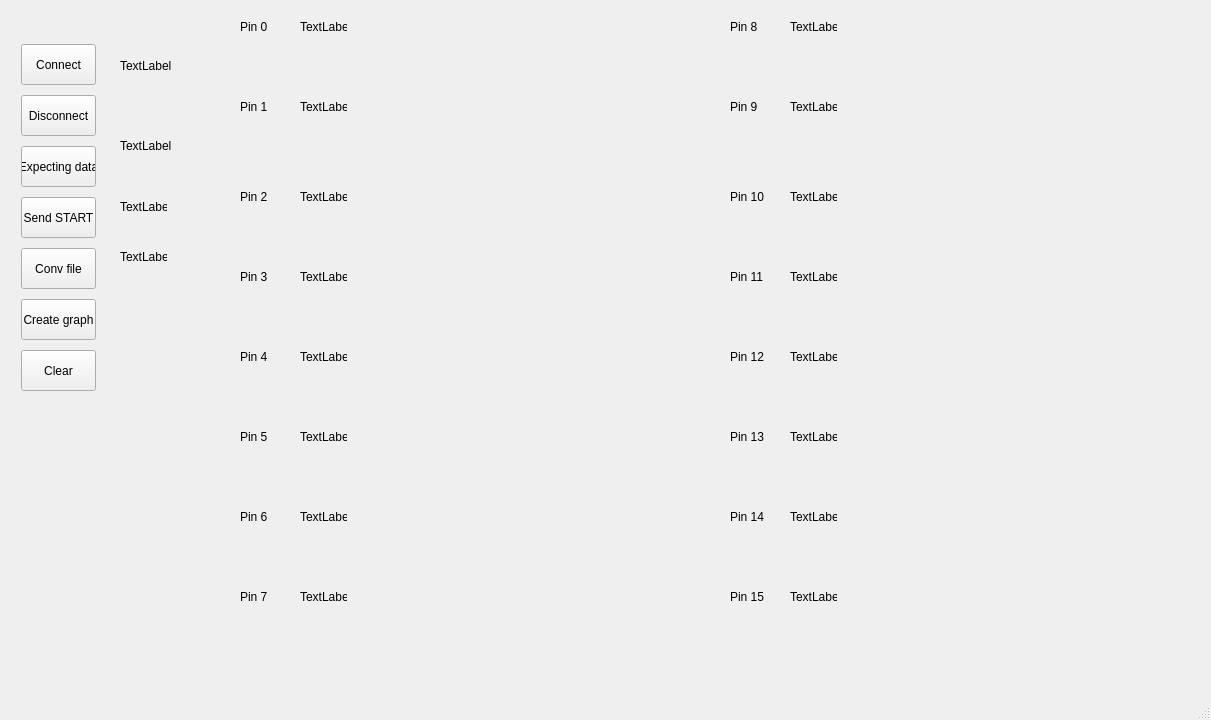
<?xml version="1.0" encoding="UTF-8"?>
<ui version="4.0">
 <class>MainWindow</class>
 <widget class="QMainWindow" name="MainWindow">
  <property name="geometry">
   <rect>
    <x>0</x>
    <y>0</y>
    <width>1211</width>
    <height>720</height>
   </rect>
  </property>
  <property name="windowTitle">
   <string>MainWindow</string>
  </property>
  <widget class="QWidget" name="centralwidget">
   <widget class="QPushButton" name="pushButton">
    <property name="geometry">
     <rect>
      <x>21</x>
      <y>44</y>
      <width>75</width>
      <height>41</height>
     </rect>
    </property>
    <property name="text">
     <string>Connect</string>
    </property>
   </widget>
   <widget class="QPushButton" name="pushButton_2">
    <property name="geometry">
     <rect>
      <x>21</x>
      <y>95</y>
      <width>75</width>
      <height>41</height>
     </rect>
    </property>
    <property name="text">
     <string>Disconnect</string>
    </property>
   </widget>
   <widget class="QPushButton" name="pushButton_3">
    <property name="geometry">
     <rect>
      <x>21</x>
      <y>146</y>
      <width>75</width>
      <height>41</height>
     </rect>
    </property>
    <property name="text">
     <string>Expecting data</string>
    </property>
   </widget>
   <widget class="QPushButton" name="pushButton_4">
    <property name="geometry">
     <rect>
      <x>21</x>
      <y>197</y>
      <width>75</width>
      <height>41</height>
     </rect>
    </property>
    <property name="text">
     <string>Send START</string>
    </property>
   </widget>
   <widget class="QPushButton" name="pushButton_5">
    <property name="geometry">
     <rect>
      <x>21</x>
      <y>248</y>
      <width>75</width>
      <height>41</height>
     </rect>
    </property>
    <property name="text">
     <string>Conv file</string>
    </property>
   </widget>
   <widget class="QPushButton" name="pushButton_6">
    <property name="geometry">
     <rect>
      <x>21</x>
      <y>299</y>
      <width>75</width>
      <height>41</height>
     </rect>
    </property>
    <property name="text">
     <string>Create graph</string>
    </property>
   </widget>
   <widget class="QPushButton" name="pushButton_7">
    <property name="geometry">
     <rect>
      <x>21</x>
      <y>350</y>
      <width>75</width>
      <height>41</height>
     </rect>
    </property>
    <property name="text">
     <string>Clear</string>
    </property>
   </widget>
   <widget class="QLabel" name="label">
    <property name="geometry">
     <rect>
      <x>120</x>
      <y>30</y>
      <width>111</width>
      <height>71</height>
     </rect>
    </property>
    <property name="text">
     <string>TextLabel</string>
    </property>
   </widget>
   <widget class="QLabel" name="label_2">
    <property name="geometry">
     <rect>
      <x>120</x>
      <y>110</y>
      <width>111</width>
      <height>71</height>
     </rect>
    </property>
    <property name="text">
     <string>TextLabel</string>
    </property>
   </widget>
   <widget class="QCustomPlot" name="widget" native="true">
    <property name="geometry">
     <rect>
      <x>240</x>
      <y>30</y>
      <width>471</width>
      <height>71</height>
     </rect>
    </property>
   </widget>
   <widget class="QCustomPlot" name="widget_2" native="true">
    <property name="geometry">
     <rect>
      <x>240</x>
      <y>110</y>
      <width>471</width>
      <height>71</height>
     </rect>
    </property>
   </widget>
   <widget class="QCustomPlot" name="widget_3" native="true">
    <property name="geometry">
     <rect>
      <x>240</x>
      <y>200</y>
      <width>471</width>
      <height>71</height>
     </rect>
    </property>
   </widget>
   <widget class="QCustomPlot" name="widget_4" native="true">
    <property name="geometry">
     <rect>
      <x>240</x>
      <y>280</y>
      <width>471</width>
      <height>71</height>
     </rect>
    </property>
   </widget>
   <widget class="QCustomPlot" name="widget_5" native="true">
    <property name="geometry">
     <rect>
      <x>240</x>
      <y>360</y>
      <width>471</width>
      <height>71</height>
     </rect>
    </property>
   </widget>
   <widget class="QCustomPlot" name="widget_6" native="true">
    <property name="geometry">
     <rect>
      <x>240</x>
      <y>440</y>
      <width>471</width>
      <height>71</height>
     </rect>
    </property>
   </widget>
   <widget class="QCustomPlot" name="widget_7" native="true">
    <property name="geometry">
     <rect>
      <x>240</x>
      <y>520</y>
      <width>471</width>
      <height>71</height>
     </rect>
    </property>
   </widget>
   <widget class="QCustomPlot" name="widget_8" native="true">
    <property name="geometry">
     <rect>
      <x>240</x>
      <y>600</y>
      <width>471</width>
      <height>71</height>
     </rect>
    </property>
   </widget>
   <widget class="QCustomPlot" name="widget_9" native="true">
    <property name="geometry">
     <rect>
      <x>730</x>
      <y>30</y>
      <width>471</width>
      <height>71</height>
     </rect>
    </property>
   </widget>
   <widget class="QCustomPlot" name="widget_10" native="true">
    <property name="geometry">
     <rect>
      <x>730</x>
      <y>110</y>
      <width>471</width>
      <height>71</height>
     </rect>
    </property>
   </widget>
   <widget class="QCustomPlot" name="widget_11" native="true">
    <property name="geometry">
     <rect>
      <x>730</x>
      <y>200</y>
      <width>471</width>
      <height>71</height>
     </rect>
    </property>
   </widget>
   <widget class="QCustomPlot" name="widget_12" native="true">
    <property name="geometry">
     <rect>
      <x>730</x>
      <y>280</y>
      <width>471</width>
      <height>71</height>
     </rect>
    </property>
   </widget>
   <widget class="QCustomPlot" name="widget_13" native="true">
    <property name="geometry">
     <rect>
      <x>730</x>
      <y>360</y>
      <width>471</width>
      <height>71</height>
     </rect>
    </property>
   </widget>
   <widget class="QCustomPlot" name="widget_14" native="true">
    <property name="geometry">
     <rect>
      <x>730</x>
      <y>440</y>
      <width>471</width>
      <height>71</height>
     </rect>
    </property>
   </widget>
   <widget class="QCustomPlot" name="widget_15" native="true">
    <property name="geometry">
     <rect>
      <x>730</x>
      <y>520</y>
      <width>471</width>
      <height>71</height>
     </rect>
    </property>
   </widget>
   <widget class="QCustomPlot" name="widget_16" native="true">
    <property name="geometry">
     <rect>
      <x>730</x>
      <y>600</y>
      <width>471</width>
      <height>71</height>
     </rect>
    </property>
   </widget>
   <widget class="QLabel" name="label_3">
    <property name="geometry">
     <rect>
      <x>240</x>
      <y>20</y>
      <width>47</width>
      <height>13</height>
     </rect>
    </property>
    <property name="text">
     <string>Pin 0</string>
    </property>
   </widget>
   <widget class="QLabel" name="label_4">
    <property name="geometry">
     <rect>
      <x>240</x>
      <y>100</y>
      <width>47</width>
      <height>13</height>
     </rect>
    </property>
    <property name="text">
     <string>Pin 1</string>
    </property>
   </widget>
   <widget class="QLabel" name="label_5">
    <property name="geometry">
     <rect>
      <x>240</x>
      <y>190</y>
      <width>47</width>
      <height>13</height>
     </rect>
    </property>
    <property name="text">
     <string>Pin 2</string>
    </property>
   </widget>
   <widget class="QLabel" name="label_6">
    <property name="geometry">
     <rect>
      <x>240</x>
      <y>270</y>
      <width>47</width>
      <height>13</height>
     </rect>
    </property>
    <property name="text">
     <string>Pin 3</string>
    </property>
   </widget>
   <widget class="QLabel" name="label_7">
    <property name="geometry">
     <rect>
      <x>240</x>
      <y>350</y>
      <width>47</width>
      <height>13</height>
     </rect>
    </property>
    <property name="text">
     <string>Pin 4</string>
    </property>
   </widget>
   <widget class="QLabel" name="label_8">
    <property name="geometry">
     <rect>
      <x>240</x>
      <y>430</y>
      <width>47</width>
      <height>13</height>
     </rect>
    </property>
    <property name="text">
     <string>Pin 5</string>
    </property>
   </widget>
   <widget class="QLabel" name="label_9">
    <property name="geometry">
     <rect>
      <x>240</x>
      <y>510</y>
      <width>47</width>
      <height>13</height>
     </rect>
    </property>
    <property name="text">
     <string>Pin 6</string>
    </property>
   </widget>
   <widget class="QLabel" name="label_10">
    <property name="geometry">
     <rect>
      <x>240</x>
      <y>590</y>
      <width>47</width>
      <height>13</height>
     </rect>
    </property>
    <property name="text">
     <string>Pin 7</string>
    </property>
   </widget>
   <widget class="QLabel" name="label_11">
    <property name="geometry">
     <rect>
      <x>730</x>
      <y>20</y>
      <width>47</width>
      <height>13</height>
     </rect>
    </property>
    <property name="text">
     <string>Pin 8</string>
    </property>
   </widget>
   <widget class="QLabel" name="label_12">
    <property name="geometry">
     <rect>
      <x>730</x>
      <y>100</y>
      <width>47</width>
      <height>13</height>
     </rect>
    </property>
    <property name="text">
     <string>Pin 9</string>
    </property>
   </widget>
   <widget class="QLabel" name="label_13">
    <property name="geometry">
     <rect>
      <x>730</x>
      <y>190</y>
      <width>47</width>
      <height>13</height>
     </rect>
    </property>
    <property name="text">
     <string>Pin 10</string>
    </property>
   </widget>
   <widget class="QLabel" name="label_14">
    <property name="geometry">
     <rect>
      <x>730</x>
      <y>270</y>
      <width>47</width>
      <height>13</height>
     </rect>
    </property>
    <property name="text">
     <string>Pin 11</string>
    </property>
   </widget>
   <widget class="QLabel" name="label_15">
    <property name="geometry">
     <rect>
      <x>730</x>
      <y>350</y>
      <width>47</width>
      <height>13</height>
     </rect>
    </property>
    <property name="text">
     <string>Pin 12</string>
    </property>
   </widget>
   <widget class="QLabel" name="label_16">
    <property name="geometry">
     <rect>
      <x>730</x>
      <y>430</y>
      <width>47</width>
      <height>13</height>
     </rect>
    </property>
    <property name="text">
     <string>Pin 13</string>
    </property>
   </widget>
   <widget class="QLabel" name="label_17">
    <property name="geometry">
     <rect>
      <x>730</x>
      <y>510</y>
      <width>47</width>
      <height>13</height>
     </rect>
    </property>
    <property name="text">
     <string>Pin 14</string>
    </property>
   </widget>
   <widget class="QLabel" name="label_18">
    <property name="geometry">
     <rect>
      <x>730</x>
      <y>590</y>
      <width>47</width>
      <height>13</height>
     </rect>
    </property>
    <property name="text">
     <string>Pin 15</string>
    </property>
   </widget>
   <widget class="QLabel" name="label_19">
    <property name="geometry">
     <rect>
      <x>300</x>
      <y>20</y>
      <width>47</width>
      <height>13</height>
     </rect>
    </property>
    <property name="text">
     <string>TextLabel</string>
    </property>
   </widget>
   <widget class="QLabel" name="label_20">
    <property name="geometry">
     <rect>
      <x>300</x>
      <y>100</y>
      <width>47</width>
      <height>13</height>
     </rect>
    </property>
    <property name="text">
     <string>TextLabel</string>
    </property>
   </widget>
   <widget class="QLabel" name="label_21">
    <property name="geometry">
     <rect>
      <x>300</x>
      <y>190</y>
      <width>47</width>
      <height>13</height>
     </rect>
    </property>
    <property name="text">
     <string>TextLabel</string>
    </property>
   </widget>
   <widget class="QLabel" name="label_22">
    <property name="geometry">
     <rect>
      <x>300</x>
      <y>270</y>
      <width>47</width>
      <height>13</height>
     </rect>
    </property>
    <property name="text">
     <string>TextLabel</string>
    </property>
   </widget>
   <widget class="QLabel" name="label_23">
    <property name="geometry">
     <rect>
      <x>300</x>
      <y>350</y>
      <width>47</width>
      <height>13</height>
     </rect>
    </property>
    <property name="text">
     <string>TextLabel</string>
    </property>
   </widget>
   <widget class="QLabel" name="label_24">
    <property name="geometry">
     <rect>
      <x>300</x>
      <y>430</y>
      <width>47</width>
      <height>13</height>
     </rect>
    </property>
    <property name="text">
     <string>TextLabel</string>
    </property>
   </widget>
   <widget class="QLabel" name="label_25">
    <property name="geometry">
     <rect>
      <x>300</x>
      <y>510</y>
      <width>47</width>
      <height>13</height>
     </rect>
    </property>
    <property name="text">
     <string>TextLabel</string>
    </property>
   </widget>
   <widget class="QLabel" name="label_26">
    <property name="geometry">
     <rect>
      <x>300</x>
      <y>590</y>
      <width>47</width>
      <height>13</height>
     </rect>
    </property>
    <property name="text">
     <string>TextLabel</string>
    </property>
   </widget>
   <widget class="QLabel" name="label_27">
    <property name="geometry">
     <rect>
      <x>790</x>
      <y>20</y>
      <width>47</width>
      <height>13</height>
     </rect>
    </property>
    <property name="text">
     <string>TextLabel</string>
    </property>
   </widget>
   <widget class="QLabel" name="label_28">
    <property name="geometry">
     <rect>
      <x>790</x>
      <y>100</y>
      <width>47</width>
      <height>13</height>
     </rect>
    </property>
    <property name="text">
     <string>TextLabel</string>
    </property>
   </widget>
   <widget class="QLabel" name="label_29">
    <property name="geometry">
     <rect>
      <x>790</x>
      <y>190</y>
      <width>47</width>
      <height>13</height>
     </rect>
    </property>
    <property name="text">
     <string>TextLabel</string>
    </property>
   </widget>
   <widget class="QLabel" name="label_30">
    <property name="geometry">
     <rect>
      <x>790</x>
      <y>270</y>
      <width>47</width>
      <height>13</height>
     </rect>
    </property>
    <property name="text">
     <string>TextLabel</string>
    </property>
   </widget>
   <widget class="QLabel" name="label_31">
    <property name="geometry">
     <rect>
      <x>790</x>
      <y>350</y>
      <width>47</width>
      <height>13</height>
     </rect>
    </property>
    <property name="text">
     <string>TextLabel</string>
    </property>
   </widget>
   <widget class="QLabel" name="label_32">
    <property name="geometry">
     <rect>
      <x>790</x>
      <y>430</y>
      <width>47</width>
      <height>13</height>
     </rect>
    </property>
    <property name="text">
     <string>TextLabel</string>
    </property>
   </widget>
   <widget class="QLabel" name="label_33">
    <property name="geometry">
     <rect>
      <x>790</x>
      <y>510</y>
      <width>47</width>
      <height>13</height>
     </rect>
    </property>
    <property name="text">
     <string>TextLabel</string>
    </property>
   </widget>
   <widget class="QLabel" name="label_34">
    <property name="geometry">
     <rect>
      <x>790</x>
      <y>590</y>
      <width>47</width>
      <height>13</height>
     </rect>
    </property>
    <property name="text">
     <string>TextLabel</string>
    </property>
   </widget>
   <widget class="QLabel" name="label_35">
    <property name="geometry">
     <rect>
      <x>120</x>
      <y>200</y>
      <width>47</width>
      <height>13</height>
     </rect>
    </property>
    <property name="text">
     <string>TextLabel</string>
    </property>
   </widget>
   <widget class="QLabel" name="label_36">
    <property name="geometry">
     <rect>
      <x>120</x>
      <y>250</y>
      <width>47</width>
      <height>13</height>
     </rect>
    </property>
    <property name="text">
     <string>TextLabel</string>
    </property>
   </widget>
  </widget>
  <widget class="QMenuBar" name="menubar">
   <property name="geometry">
    <rect>
     <x>0</x>
     <y>0</y>
     <width>1211</width>
     <height>21</height>
    </rect>
   </property>
  </widget>
  <widget class="QStatusBar" name="statusbar"/>
 </widget>
 <customwidgets>
  <customwidget>
   <class>QCustomPlot</class>
   <extends>QWidget</extends>
   <header>qcustomplot.h</header>
   <container>1</container>
  </customwidget>
 </customwidgets>
 <resources/>
 <connections/>
</ui>
